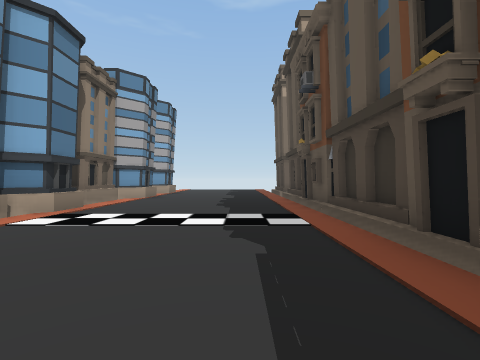
view 1 (above)

21 first-person views from a walk through a scene from a Unity 3-D project. The camera is 1.2 m above the floor, looks level and sees 85° across. The floor is counted in squares, 2 m on a side. Each view is taken from the middle of a square. On the plan, view 1 faces up. The plan holds only what a view shows up to about 9 squares ahead; the rest is blank. The place goes on beyond the plan. The player is left out. Some animated figures are not drawn.

view 2
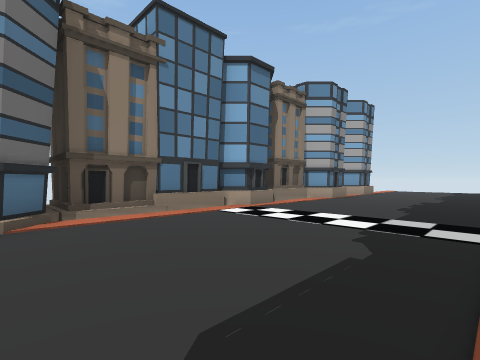

view 3
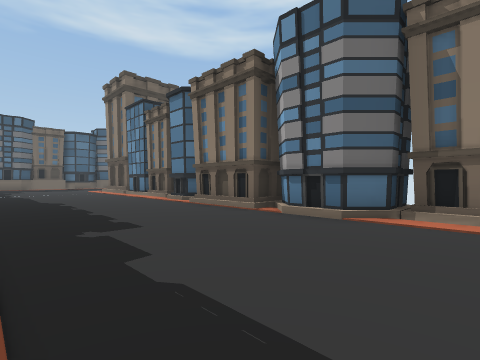

view 4
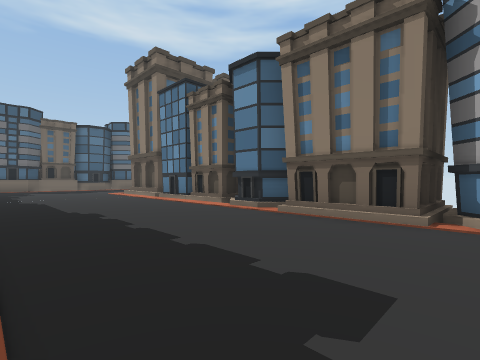

view 5
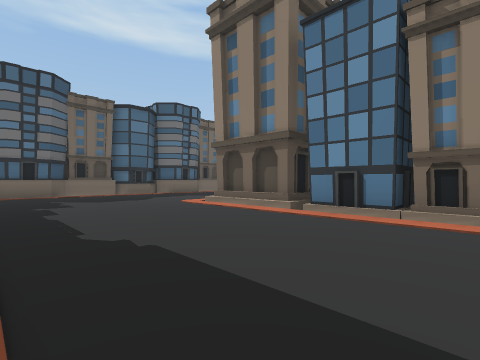

view 6
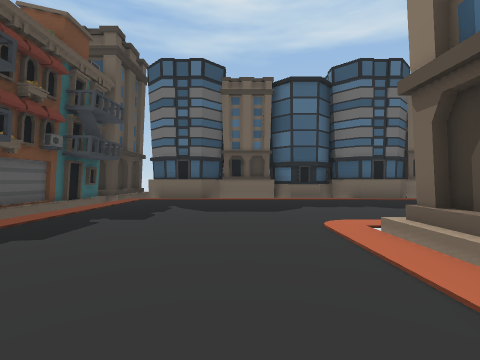

view 7
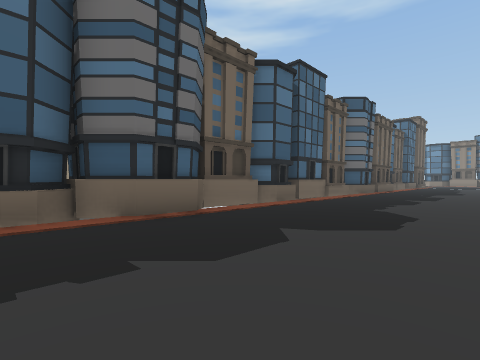

view 8
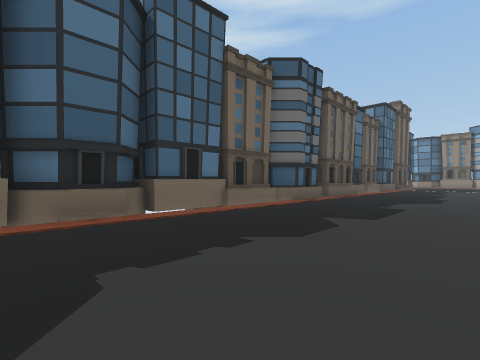

view 9
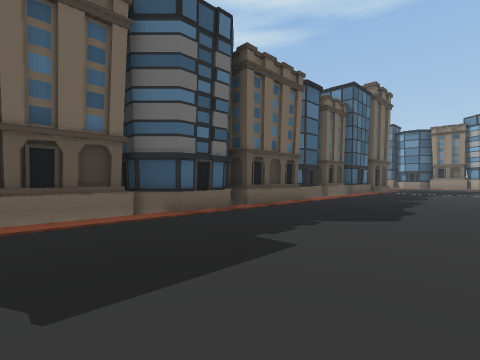

view 10
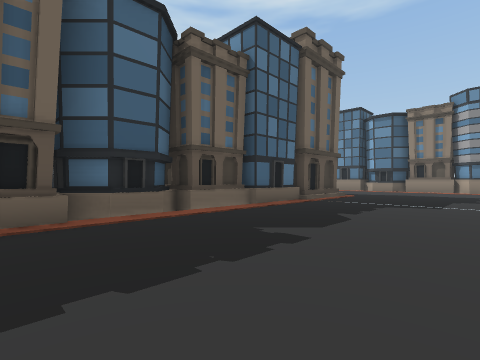

view 11
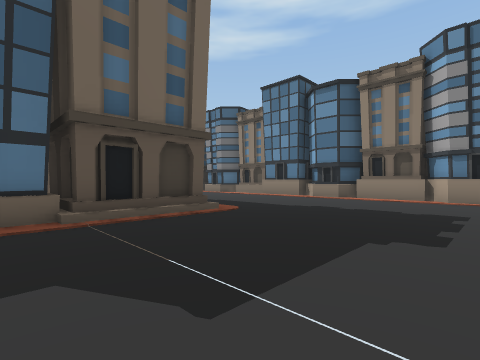

view 12
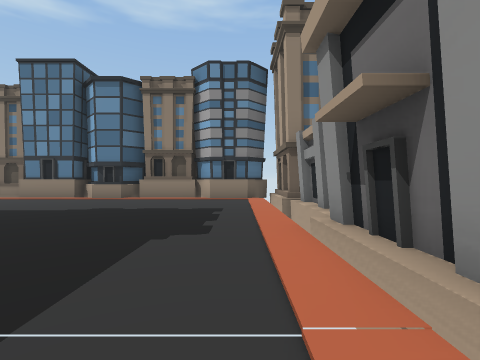

view 13
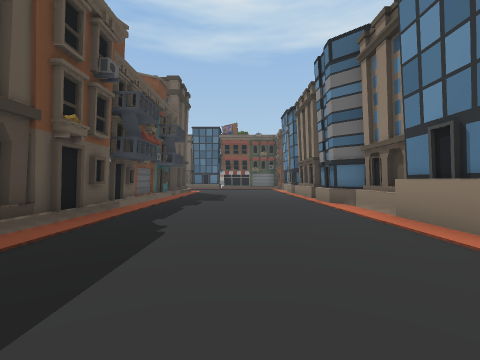

view 14
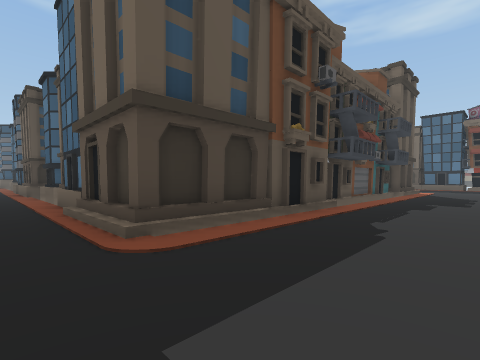

view 15
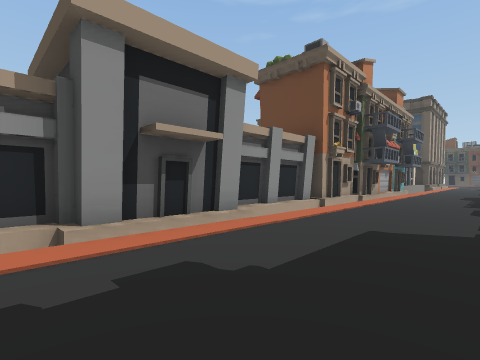

view 16
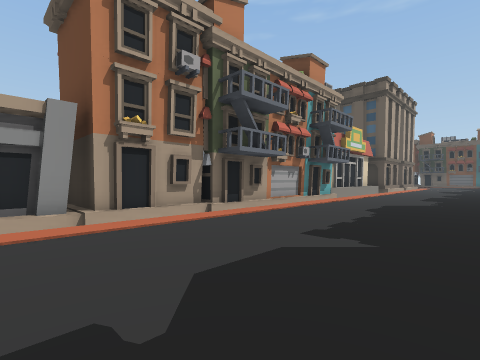

view 17
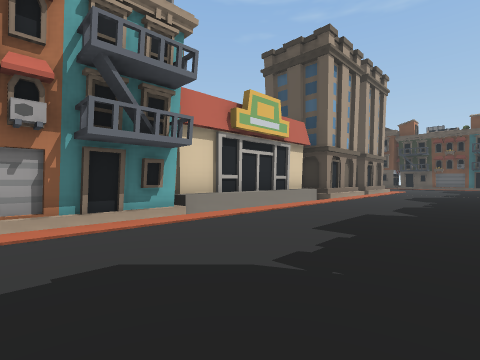

view 18
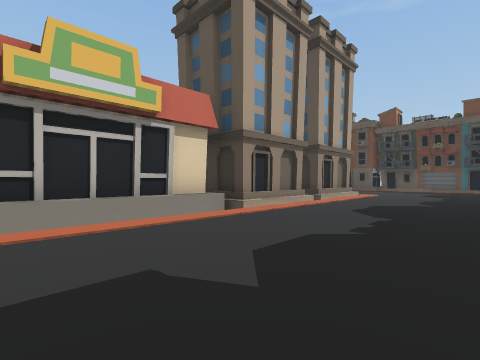

view 19
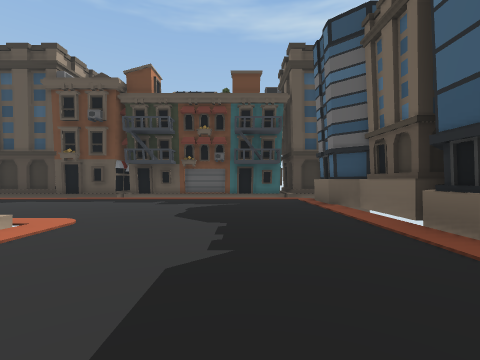

view 20
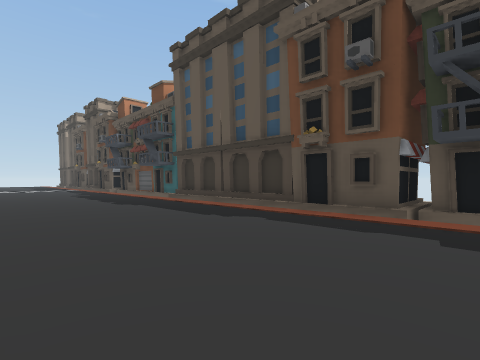

view 21
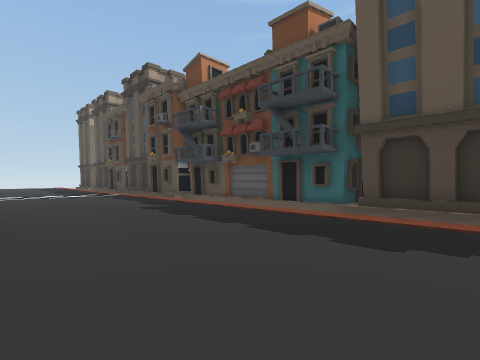

### Floor plan
Key: @ floor where view 1 was taken; # wall or solid block; . floor; ^ raised ledge; B building.
Columns run from 34 left of view 1 to 2 right of it. Each row starts with its distance up from view 1.
  9                               ##....#
  8                               #.....#
  7                               #.....#
  6                               #.....#
  5                               #.....#
  4                               #.....#
  3                               #.....#
  2                               #.....#
  1                               #.....#
  0                               ##..@.#
 -1                               ##....#
 -2                               #.....#
 -3                               #.....#
 -4                               #.....#
 -5                               #.....#
 -6                               #.....#
 -7                               #.....#
 -8                               #.....#
 -9                               #.....#
-10                               #.....#
-11                               #.....#
-12                    ######     #.....#
-13 ####################^^^^#######.....#
-14 #...................................#
-15 #...................................#
-16 #...................................#
-17 #...................................#
-18 #..........................##.......#
-19 #.....BBB############################
-20 #.....B B
-21 #.....B
-22 #.....B
-23 #.....B
-24 #.....B
-25 #.....B
-26 #.....B
-27     ..B

Positions as (right, up) in squares from view 1, and headings:
1: (0, 0), facing up
2: (1, 0), facing up-left
3: (1, 2), facing down-left
4: (1, -1), facing down-left
5: (1, -7), facing down-left
6: (-2, -10), facing down
7: (-4, -14), facing down-left
8: (-9, -14), facing down-left
9: (-13, -14), facing down-left
10: (-19, -14), facing down-left
11: (-25, -14), facing down-left
12: (-25, -14), facing left
13: (-31, -17), facing down
14: (-31, -17), facing down-right
15: (-29, -16), facing up-right
16: (-24, -17), facing up-right
17: (-18, -17), facing up-right
18: (-14, -17), facing up-right
19: (-7, -16), facing right
20: (-3, -13), facing up-right
21: (-3, -7), facing up-right
